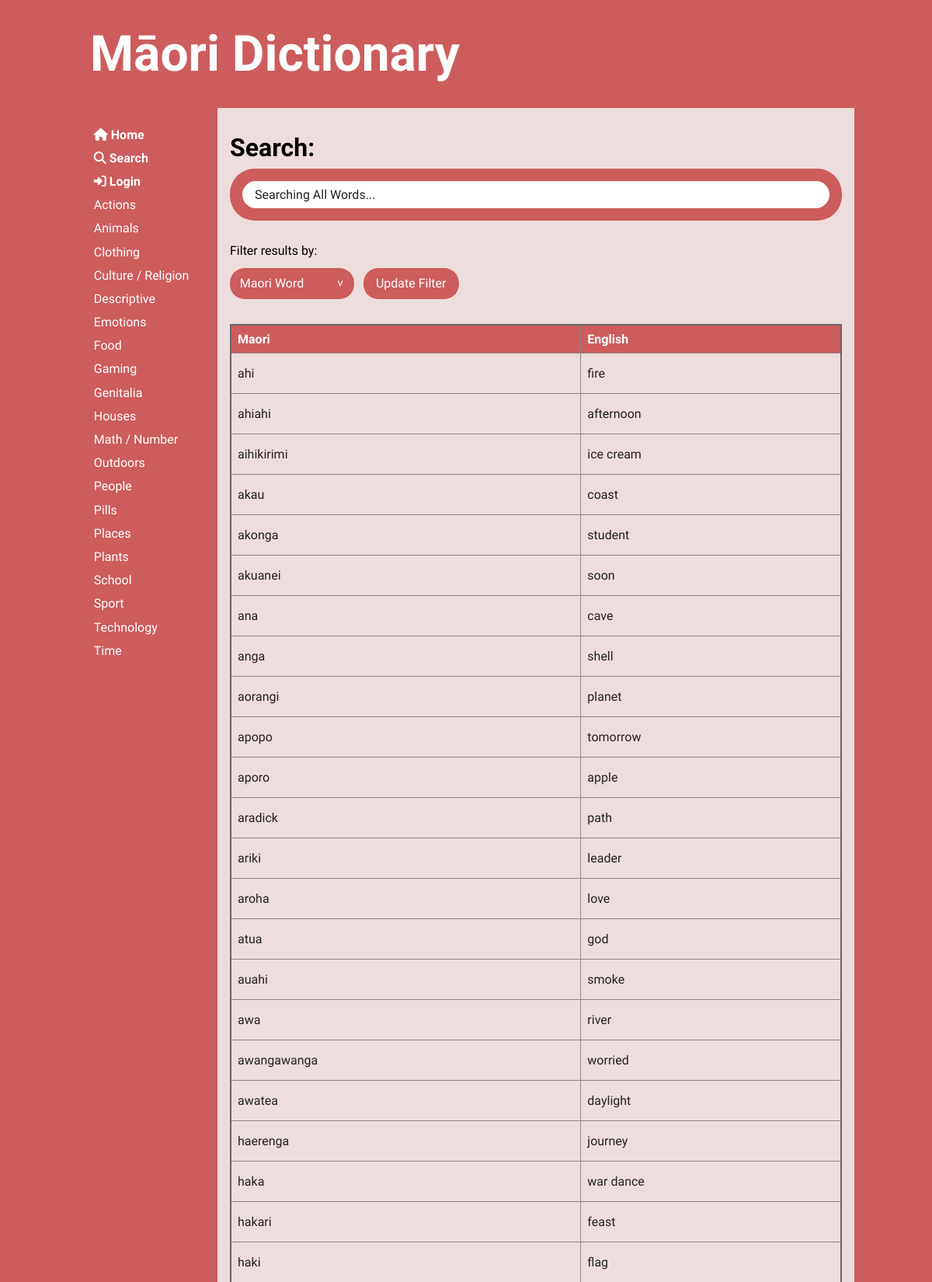
/searchresults/ (upper part), run on the app's committed database.
### tables this page shows
CREATE TABLE "categories"
(
	cat_id integer
		constraint Category_pk
			primary key autoincrement,
	category varchar(20)
);

CREATE TABLE "words"
(
	word_id integer
		constraint words_pk
			primary key autoincrement,
	maori varchar(20),
	english varchar(20),
	cat_id integer,
	definition varchar(100),
	word_level integer,
	user_id integer,
	image varchar(50),
	date_added varchar(10)
);

### app.py (the view)
@app.route('/searchresults/', defaults={'search_query': 'Searching All Words...'}, methods=["GET", "POST"])
@app.route('/searchresults/<search_query>', methods=["GET", "POST"])
def render_searchresults(search_query):
    search_filter = 'maori_filter'  # set default filter as maori filter
    if request.method == "POST":
        search_filter = request.form['search_filter']
    if search_filter == 'english_filter':
        filter_order = 'english, maori'
    elif search_filter == 'word_level_filter':
        filter_order = 'word_level, maori'
    elif search_filter == 'recent_filter':
        filter_order = 'word_id DESC'
    elif search_filter == 'maori_filter':
        filter_order = 'maori, english'
    else:
        filter_order = 'maori, english'
    con = create_connection(DB_NAME)  # connect to db
    query = """SELECT word_id, maori, english, word_level FROM words
                WHERE maori LIKE '%{0}%'
                OR english LIKE '%{0}%'
                OR definition LIKE '%{0}%'
                OR word_level LIKE '%{0}%'
                ORDER BY {1}""".format(search_query, filter_order)
    if search_query == 'Searching All Words...':
        query = """SELECT word_id, maori, english, word_level FROM words
                ORDER BY {}""".format(filter_order)
    cur = con.cursor()
    try:
        cur.execute(query)  # executes the query into db
    except sqlite3.Error:
        flash('Unknown Error')
        return redirect(request.referrer)  # in case of an expected error
    search_results = cur.fetchall()
    con.commit()
    con.close()
    return render_template('searchresults.html', categories=get_categories(),
                           logged_in=is_logged_in(), search_results=search_results,
                           search_query=search_query, search_filter=search_filter)

### app.py (called while the page is built)
def create_connection(db_file):
    try:
        connection = sqlite3.connect(db_file)
        return connection
    except Error as e:  # unless there's an error
        print(e)
    return None

def get_categories():
    con = create_connection(DB_NAME)
    query = """SELECT cat_id, category
            FROM categories
            ORDER BY category"""
    cur = con.cursor()
    cur.execute(query)
    category_list = cur.fetchall()
    con.close()
    return category_list

def is_logged_in():
    if session.get("email") is None:
        print("not logged in")
        return False
    else:  # if email isn't empty then user must be logged in
        print("logged in")
        return True

### templates/searchresults.html (shortened to what this page needs)
{% extends 'base.html' %}
{% block main %}
    <h2>Search:</h2>
    <div class="buttons fake_search">
        <a href="/search?search={{ search_query }}">
                <div>{{ search_query }}</div>
        </a>
    </div>
    {%  if search_results|length == 0 %}
        <p class="error">No Results Found</p>
    {% else %}
        <form method="post" class="filter">
            <div>
                <div><label for="search_filter">Filter results by:</label></div>
                <select name="search_filter" id="search_filter">
                    <option id="maori_filter" value="maori_filter">Maori Word</option>
                </select>
            <button type="submit">Update Filter</button>
            </div>
        </form>
        <table>
            <tr>
                <th>Maori</th>
                <th>English</th>
            </tr>
            {%  for search_result in search_results %}
                <tr class="category-highlight">
                    <td><a href="/word/{{ search_result[0] }}"><p>{{ search_result[1] }}</p></a></td>
                    <td><a href="/word/{{ search_result[0] }}"><p>{{ search_result[2] }}</p></a></td>
                </tr>
            {%  endfor %}
        </table>
    {% endif %}
{% endblock %}

### templates/base.html (shortened to what this page needs)
<!doctype html>
<html lang="en">
<head>
	<link href="{{ url_for('static', filename='css/style.css') }}" rel="stylesheet">
</head>
<body>
	<div id="container">
		<header>
			<a href="/"><h1>Māori Dictionary</h1></a>
		</header>
		<nav>
			<ul>
                <li>
                    <a href="/">
                        <i class="fas fa-home"></i><b> Home</b><br>
                    </a>
                    <a href="/search">
                        <i class="fas fa-search"></i><b> Search</b><br>
                    </a>
                    {% if logged_in %}
                        <a href="/user">
                            <i class="fas fa-user"></i><b> Account</b><br>
                        </a>
                        <a href="/logout"><i class="fas fa-sign-out-alt"></i><b> Log Out</b><br></a>
                    {%  else %}
                        <a href="/login"><i class="fas fa-sign-in-alt"></i><b> Login</b><br></a>
                    {%  endif %}
                    {% for category in categories %}
                        <a href="/category/{{ category[0] }}">
                            {{ category[1] }} <br/>
                        </a>
                    {% endfor %}
                    <br><br>
                </li>
			</ul>
		</nav>
		<main>
            {% block main%}{% endblock %}
        </main>
	</div>
</body>
</html>

### static/css/style.css (style rules this page uses)
* { font-family: 'KoHo', sans-serif; margin: 0; padding: 0; box-sizing: border-box; font-weight: 400; }
body { background-color: indianred; }
#container { display: grid; grid-template-columns: 75px auto; grid-template-areas: 'nav header' 'main main' 'footer footer'; }
header { grid-area: header; background-color: indianred; padding: 1rem; }
nav { grid-area: nav; }
main { grid-area: main; padding: 1rem; background-color: #edd; }
h1, h2, h3, h4, .span-heading { padding: 1rem 0; font-weight: 700; font-size: 2rem; color: black; }
h1 { font-size: 4rem; color: white; }
p { padding: 0.5rem 0; }
a { color: #222; text-decoration: none; }
button, .button { border: none; cursor: pointer; transition-duration: 0.2s; width: 100%; border-radius: 1.2rem; padding: 0.5rem 1rem; font-size: 1rem; margin: 0.5rem 0; background-color: white; }
.buttons { margin: 1rem 0; border: 0; padding: 1rem; background-color: indianred; border-radius: 2rem; color: white; }
.fake_search { margin: -0.5rem 0 1.8rem 0; }
.fake_search div { width: 100%; border: none; border-radius: 1.2rem; padding: 0.5rem 1rem; font-size: 1rem; background-color: white; cursor: text; }
.filter select { font-size: 1rem; margin-top: 0.8rem; margin-bottom: 2rem; padding: 0 0.8rem; border: none; background-color: indianred; color: white; border-radius: 1.2rem; width: 10rem; cursor: pointer; height: 2.5rem; -webkit-appearance: none; -moz-appearance: none; appearance: none; }
.filter::after { content: '>'; color: white; -webkit-transform: rotate(90deg); -moz-transform: rotate(90deg); -ms-transform: rotate(90deg); transform: rotate(90deg); position: absolute; pointer-events: none; margin: -3.85rem 8.6rem; display: block; }
.filter button { margin-top: 0.8rem; padding: 0 1rem; border: none; border-radius: 1.2rem; width: auto; height: 2.5rem; margin-left: 0.5rem; background-color: indianred; color: white; }
table { width: 100%; border: 2px solid #666; border-collapse: collapse; }
th, td { border: 1px solid #888; padding: 0.5rem; text-align: left; }
b { font-weight: 700; }
.category-highlight { transition-duration: 0.2s; }
th { background-color: indianred; color: #fff; font-weight: 700; }
@media only screen and (min-width: 768px) { #container { grid-template-columns: 180px auto; grid-template-areas: 'header header' 'nav main' 'footer footer'; } }
@media only screen and (min-width: 768px) { nav { background-color: indianred; padding: 0 0.5rem; } }
@media only screen and (min-width: 768px) { nav ul { list-style: none; } }
@media only screen and (min-width: 768px) { nav a { display: block; color: #fff; text-decoration: none; padding: 0.35rem 0 0.35rem 0.8rem; } }
@media only screen and (min-width: 1000px) { #container { width: 1000px; margin: auto; } }

### data on the page
categories: category "Actions"
categories: category "Animals"
categories: category "Clothing"
categories: category "Culture / Religion"
categories: category "Descriptive"
categories: category "Emotions"
categories: category "Food"
categories: category "Gaming"
categories: category "Genitalia"
categories: category "Houses"
categories: category "Math / Number"
categories: category "Outdoors"
categories: category "People"
categories: category "Pills"
categories: category "Places"
categories: category "Plants"
categories: category "School"
categories: category "Sport"
categories: category "Technology"
categories: category "Time"
words: maori "ahi", english "fire"
words: maori "ahiahi", english "afternoon"
words: maori "aihikirimi", english "ice cream"
words: maori "akau", english "coast"
words: maori "akonga", english "student"
words: maori "akuanei", english "soon"
words: maori "ana", english "cave"
words: maori "anga", english "shell"
words: maori "aorangi", english "planet"
words: maori "apopo", english "tomorrow"
words: maori "aporo", english "apple"
words: maori "aradick", english "path"
words: maori "ariki", english "leader"
words: maori "aroha", english "love"
words: maori "atua", english "god"
words: maori "auahi", english "smoke"
words: maori "awa", english "river"
words: maori "awangawanga", english "worried"
words: maori "awatea", english "daylight"
words: maori "haerenga", english "journey"
words: maori "haka", english "war dance"
words: maori "hakari", english "feast"
words: maori "haki", english "flag"

### other printed values
{{ search_query }} "Searching All Words..."
